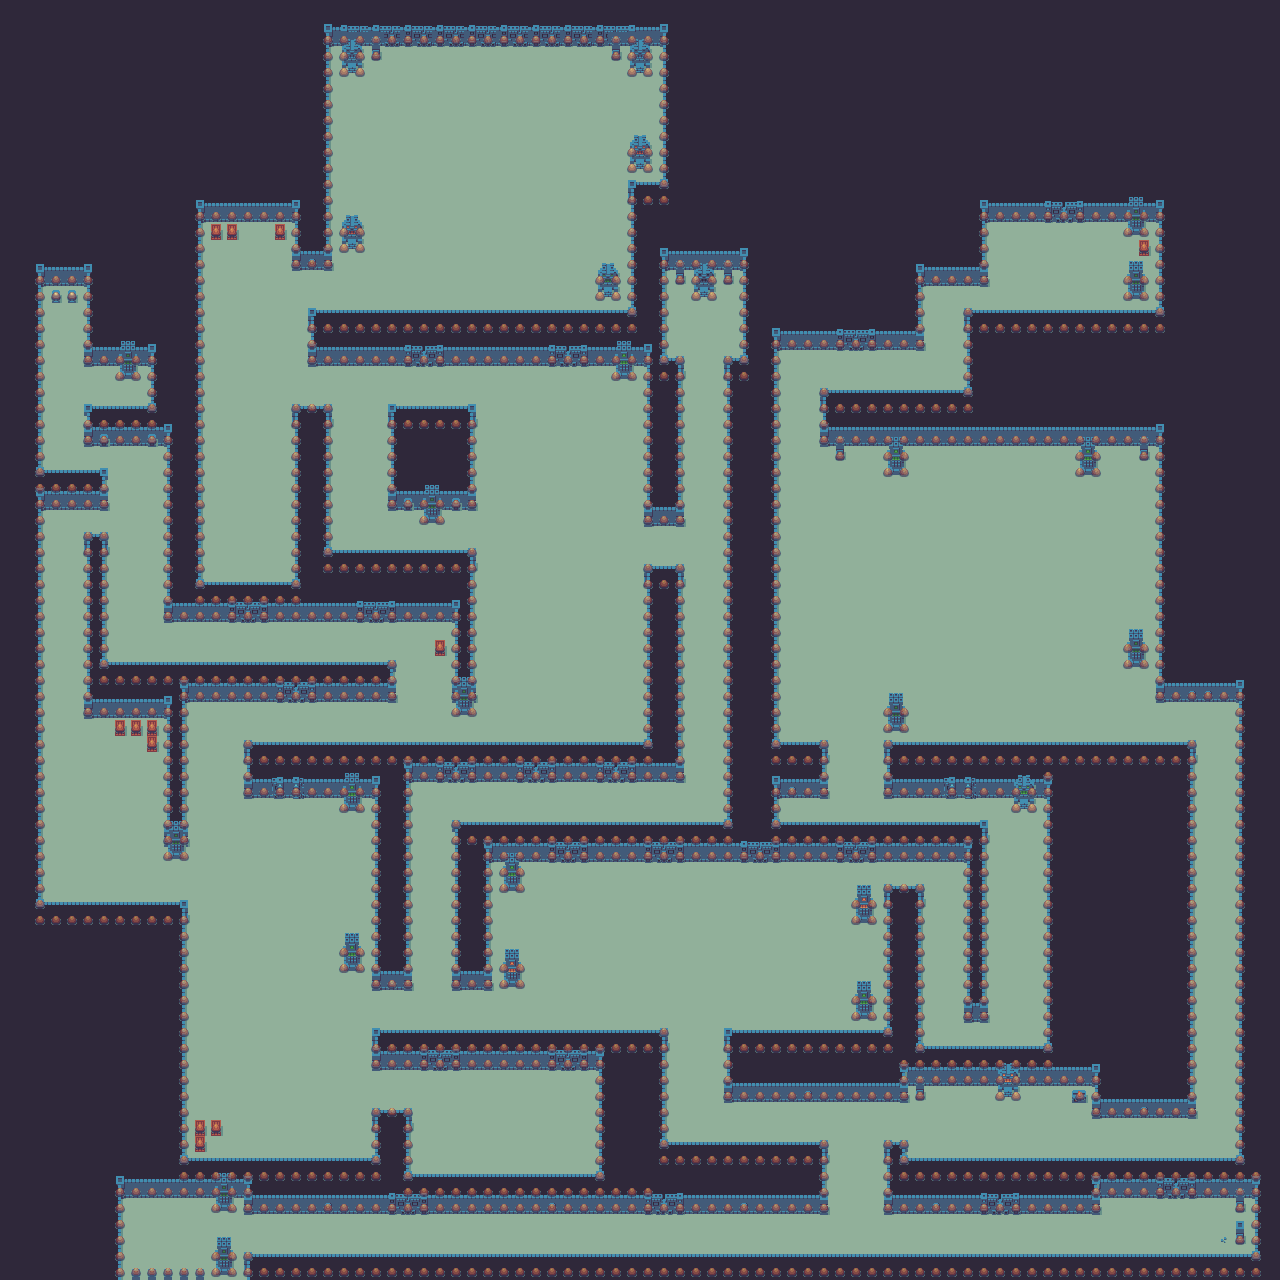

Below is a game level as drawn by its tile map, then a one-line description and the .tmx that defines it (tile-layer data replaced by summaries):
An orthogonal 80x80 tile map with 16x16 px tiles, 6 tile layers (Tile Layer 4, Floor2, Main Floor, Walls, ...) and 165 objects.

<map version="1.0" orientation="orthogonal" renderorder="right-down" width="80" height="80" tilewidth="16" tileheight="16" nextobjectid="286">
 <tileset firstgid="1" name="Dungeon" tilewidth="16" tileheight="16" tilecount="240" columns="24">
  <image source="../assets/tilesheets/dungeon_sheet.png" width="384" height="160" />
 </tileset>
 <layer name="Tile Layer 4" width="80" height="80">
  <data>[6400 cells, 6400 non-empty, 1 distinct tile ids]</data>
 </layer>
 <layer name="Floor2" width="80" height="80">
  <data>[6400 cells, 1737 non-empty, 9 distinct tile ids]</data>
 </layer>
 <layer name="Main Floor" width="80" height="80">
  <data>[6400 cells, 2618 non-empty, 2 distinct tile ids]</data>
 </layer>
 <layer name="Walls" width="80" height="80">
  <data>[6400 cells, 3749 non-empty, 21 distinct tile ids]</data>
 </layer>
 <layer name="obejcts and design" width="80" height="80">
  <data>[6400 cells, 407 non-empty, 82 distinct tile ids]</data>
 </layer>
 <objectgroup name="collisionObj" visible="0">
  <object id="7" x="214.5" y="1254.5" width="18.4545" height="20.5" />
  <object id="16" x="451.5" y="1259.75" height="0.625" />
  <object id="23" x="110.667" y="1180" width="9.33333" height="99.3333" />
  <object id="24" x="121.333" y="1175.33" width="128" height="21.3333" />
  <object id="28" x="215.818" y="1196.91" width="17.8182" height="14.5455" />
  <object id="35" x="247" y="1258" width="1033" height="21" />
  <object id="39" x="1256" y="1176.33" width="15.3333" height="81" />
  <object id="42" x="1094.33" y="1176" width="159.667" height="21.3333" />
  <object id="44" x="885" y="1192" width="215.667" height="22.6667" />
  <object id="46" x="1235" y="1234.67" width="9.66667" height="8.66667" />
  <object id="49" x="1234.67" y="1197" width="10.3333" height="14" />
  <object id="51" x="246" y="1192" width="582" height="22" />
  <object id="54" x="884" y="1141">
   <polyline points="0,0 0,19.3333 4.66667,19.6667 3.66667,48.3333 4.66667,50.6667 22,19 24.6667,17.3333 22,15.6667 22,0.333333 2,0 3.66667,47.3333" />
  </object>
  <object id="59" x="906.333" y="1159" width="341.333" height="15.3333" />
  <object id="61" x="1092.67" y="1096.67" width="103.333" height="21.6667" />
  <object id="62" x="816" y="1140.67" width="9.33333" height="52" />
  <object id="63" x="663.333" y="1141.33" width="162" height="24" />
  <object id="65" x="166.667" y="903.333" width="19.3333" height="260" />
  <object id="67" x="35.3333" y="904" width="142.667" height="36.6667" />
  <object id="69" x="117.667" y="1277.67" width="135.667" height="2" />
  <object id="71" x="1188" y="749.333" width="4.66667" height="346" />
  <object id="74" x="1187.75" y="740" width="8.25" height="23.25" />
  <object id="77" x="884.5" y="743.5" width="304.5" height="17.5" />
  <object id="79" x="886.875" y="760.875" width="4.625" height="14.75" />
  <object id="86" x="1238.91" y="673" width="21.0909" height="483" />
  <object id="88" x="1156" y="680.333" width="84.3333" height="21" />
  <object id="90" x="1126.75" y="641.75" width="18" height="25.25" />
  <object id="93" x="1160" y="426" width="24.6667" height="254.667" />
  <object id="95" x="820" y="424.333" width="342.333" height="22.3333" />
  <object id="96" x="1139.33" y="447.333" width="9" height="13" />
  <object id="97" x="1078.67" y="450.333" width="18.3333" height="24.6667" />
  <object id="98" x="887.667" y="450" width="17" height="26" />
  <object id="99" x="835" y="446.333" width="10" height="14.3333" />
  <object id="100" x="886.667" y="706.667" width="17.3333" height="23.6667" />
  <object id="101" x="1096" y="1067.25" width="13.75" height="29.5" />
  <object id="102" x="903.75" y="1067.25" width="191.75" height="19" />
  <object id="103" x="915.25" y="1086.25" width="9.25" height="14.25" />
  <object id="104" x="995.75" y="1086.75" width="24" height="9.75" />
  <object id="105" x="1072" y="1090.5" width="13.75" height="12.25" />
  <object id="107" x="724.5" y="1080.5" width="182.5" height="21.5" />
  <object id="110" x="727.091" y="1034.36" width="12.7273" height="44.7273" />
  <object id="111" x="724" y="1027.82" width="8.72727" height="22.9091" />
  <object id="112" x="733.273" y="1032" width="162" height="15.4545" />
  <object id="114" x="883.333" y="775.667" width="171.333" height="21.6667" />
  <object id="115" x="1013.67" y="798.333" width="20.6667" height="10.6667" />
  <object id="118" x="1047.25" y="797" width="9.5" height="253.5" />
  <object id="120" x="917.25" y="1045" width="132.75" height="8.25" />
  <object id="122" x="915.455" y="884.364" width="6" height="160.364" />
  <object id="123" x="921.636" y="884" width="2.18182" height="23.0909" />
  <object id="124" x="883.818" y="886" width="31.0909" height="20.5455" />
  <object id="125" x="888" y="907" width="9" height="126" />
  <object id="126" x="820" y="388.5" width="10.875" height="23" />
  <object id="127" x="822.875" y="411.875" width="8.875" height="13.75" />
  <object id="130" x="831.75" y="390" width="144.25" height="15.25" />
  <object id="131" x="774.25" y="329.25" width="150" height="20.75" />
  <object id="132" x="914.75" y="263.75" width="7" height="64.5" />
  <object id="133" x="921.5" y="263.5" width="66.75" height="23" />
  <object id="135" x="967.5" y="315.25" width="10" height="75.5" />
  <object id="138" x="1159.33" y="200.667" width="10.6667" height="112.667" />
  <object id="140" x="963.75" y="308.5" width="7.75" height="22" />
  <object id="142" x="972.333" y="311.333" width="192.667" height="18.3333" />
  <object id="143" x="982.667" y="201" width="177.667" height="19.3333" />
  <object id="144" x="1125.33" y="219.667" width="19.6667" height="15" />
  <object id="145" x="1139" y="240.667" width="9.33333" height="15.3333" />
  <object id="146" x="1126.33" y="273.667" width="18" height="25.6667" />
  <object id="149" x="973.667" y="202.667" width="13.3333" height="65.3333" />
  <object id="150" x="767" y="349" width="8.5" height="398" />
  <object id="151" x="778.5" y="741" width="47.5" height="57" />
  <object id="152" x="773.5" y="775.5" width="4.5" height="63" />
  <object id="154" x="778.5" y="822" width="207" height="41" />
  <object id="155" x="980.273" y="819.636" width="7.72727" height="23.0909" />
  <object id="156" x="967.333" y="861.333" width="18" height="160.667" />
  <object id="157" x="964" y="999.75" width="24.125" height="23.625" />
  <object id="159" x="372" y="1028.67" width="293.667" height="41.3333" />
  <object id="160" x="659.545" y="1027.82" width="8.63636" height="23.2727" />
  <object id="161" x="598.5" y="1068.5" width="20.5" height="111.5" />
  <object id="162" x="657" y="1067.5" width="10" height="81.5" />
  <object id="163" x="403.5" y="1173.5" width="198.5" height="16" />
  <object id="164" x="371.667" y="1110.33" width="38" height="69" />
  <object id="165" x="182.667" y="1156.33" width="200" height="24" />
  <object id="166" x="244" y="740" width="165" height="57" />
  <object id="167" x="376" y="795" width="33" height="192" />
  <object id="168" x="372" y="968.75" width="40" height="22" />
  <object id="171" x="453.333" y="822" width="329.333" height="41.3333" />
  <object id="172" x="454" y="860" width="36.6667" height="130" />
  <object id="173" x="452" y="967.636" width="39.8182" height="23.0909" />
  <object id="174" x="725" y="358" width="38" height="466" />
  <object id="175" x="724" y="355.909" width="7.81818" height="22.9091" />
  <object id="176" x="743" y="249.667" width="12" height="108" />
  <object id="177" x="661.667" y="250" width="81.6667" height="20" />
  <object id="178" x="693.333" y="279" width="21.6667" height="18" />
  <object id="179" x="673" y="272" width="13.3333" height="12.6667" />
  </objectgroup>
 <layer name="Collision" width="80" height="80" opacity="0.65">
  <data>[6400 cells, 1414 non-empty, 1 distinct tile ids]</data>
 </layer>
</map>
<!-- 73 of 165 objects omitted -->